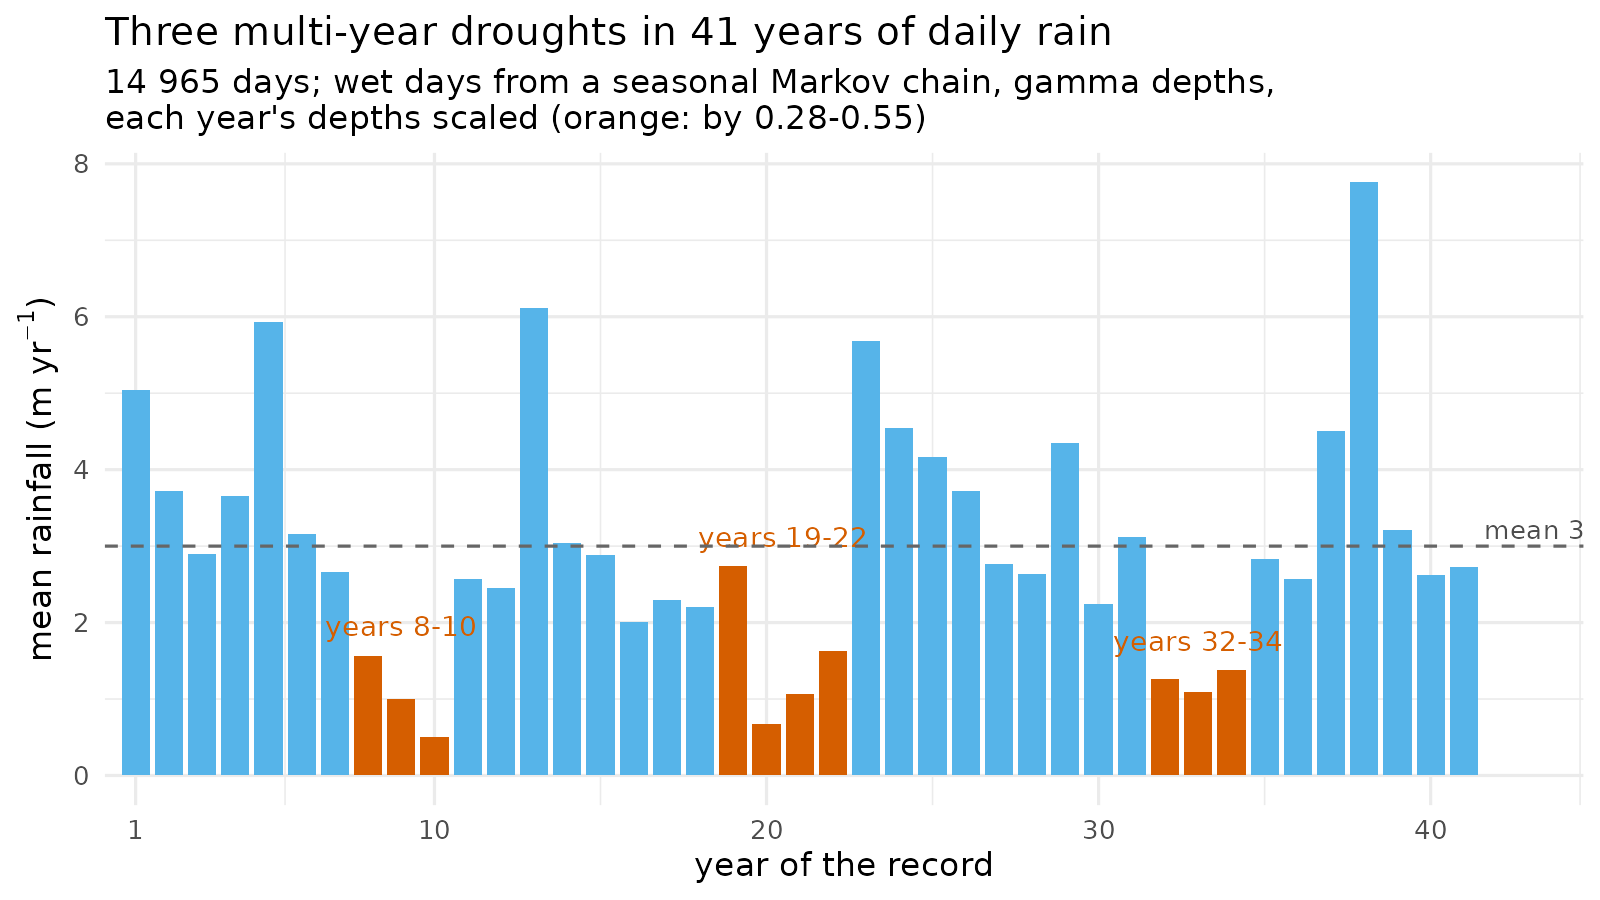

Source code (R):
# The synthetic 41-year daily rainfall record (harness/long_drought.R, the
# "long-drought" spec): writes record.csv on first run, then the figure.
#   PLANT_LIB=<any plant library> Rscript record.R
library(ggplot2)
here <- "/home/user/plant-dev/docs/prs/v2/figures/plant-115"
csv <- file.path(here, "record.csv")
if (!file.exists(csv)) {
  source("/home/user/plant-dev/harness/long_drought.R")
  r <- rain_record("long-drought")
  write.csv(data.frame(day = seq_along(r) - 1, year = (seq_along(r) - 1) %/% 365 + 1,
                       rain_m_per_yr = r), csv, row.names = FALSE)
}
d <- read.csv(csv)
y <- aggregate(rain_m_per_yr ~ year, d, mean)
y$wet_days <- aggregate(rain_m_per_yr > 0 ~ year, d, mean)[[2]]
y$kind <- ifelse(y$year %in% c(8:10, 19:22, 32:34), "drought", "ordinary")
grp <- list(8:10, 19:22, 32:34)
lab <- data.frame(x = sapply(grp, mean),
                  y = sapply(grp, function(g) max(y$rain_m_per_yr[y$year %in% g])) + 0.25,
                  label = c("years 8-10", "years 19-22", "years 32-34"))
p <- ggplot(y, aes(year, rain_m_per_yr, fill = kind)) +
  geom_col(width = 0.85) +
  geom_text(data = lab, aes(x, y, label = label), inherit.aes = FALSE,
            vjust = 0, size = 3.6, colour = "#D55E00") +
  geom_hline(yintercept = mean(d$rain_m_per_yr), linetype = 2, colour = "grey40") +
  annotate("text", x = 41.6, y = mean(d$rain_m_per_yr), label = "mean 3.0",
           hjust = 0, vjust = -0.4, size = 3.4, colour = "grey30") +
  scale_fill_manual(values = c(drought = "#D55E00", ordinary = "#56B4E9"), guide = "none") +
  scale_x_continuous(breaks = c(1, 10, 20, 30, 40), expand = expansion(add = c(0.5, 3))) +
  labs(x = "year of the record", y = expression("mean rainfall (m yr"^-1*")"),
       title = "Three multi-year droughts in 41 years of daily rain",
       subtitle = paste("14 965 days; wet days from a seasonal Markov chain, gamma depths,",
                        "\neach year's depths scaled (orange: by 0.28-0.55)")) +
  theme_minimal(base_size = 12) + theme(plot.background = element_rect(fill = "white", colour = NA), plot.title.position = "plot")
ragg::agg_png(file.path(here, "record.png"), width = 8, height = 4.5, units = "in", res = 200)
print(p); invisible(dev.off())
cat(sprintf("days %d, mean %.3f, wet-day share %.3f, drought-year means %s\n", nrow(d),
            mean(d$rain_m_per_yr), mean(d$rain_m_per_yr > 0),
            paste(sprintf("%.2f", y$rain_m_per_yr[y$kind == "drought"]), collapse = " ")))
